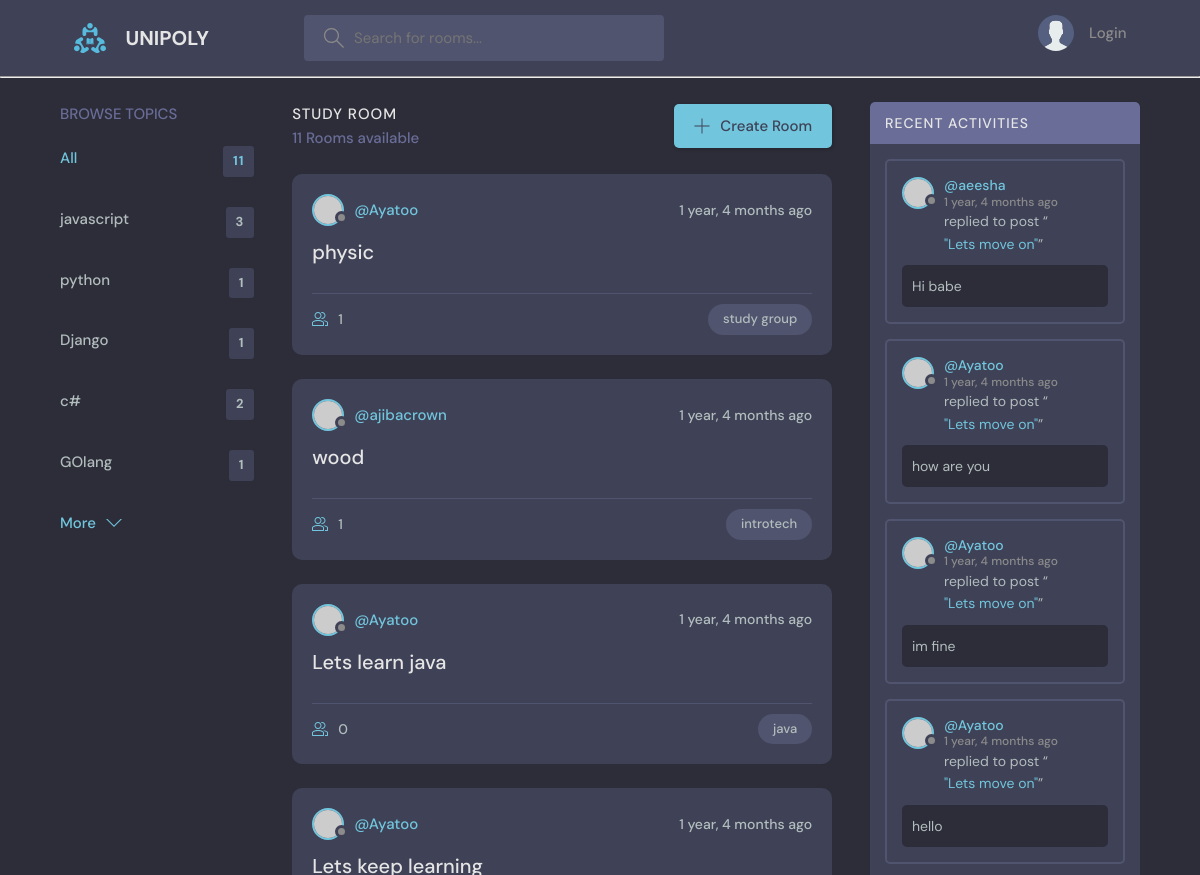
The app's page / (upper part), older data.
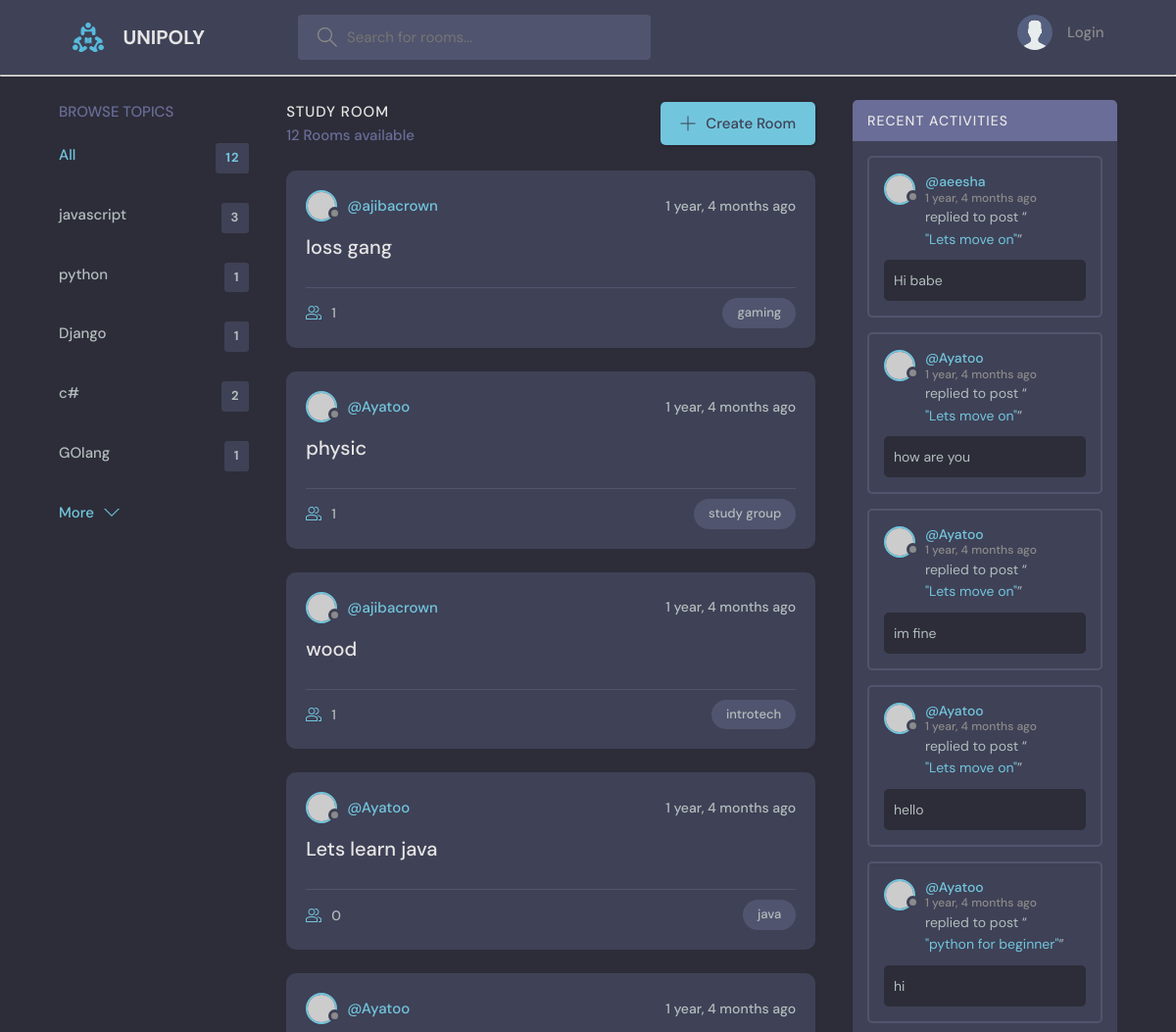
The same page, newer data.
### base/models.py (models this page shows, shortened)
class Topic(models.Model):
    name = models.CharField(max_length=200)
    def __str__(self):
        return self.name

class Room(models.Model):
    host = models.ForeignKey(User, on_delete=models.SET_NULL, null=True)
    participants = models.ManyToManyField(User, related_name='participants', blank=True)
    topic = models.ForeignKey(Topic, on_delete=models.SET_NULL, null=True)
    question = models.TextField(null=True, blank=True)
    answer = models.CharField(max_length=255, null=True, blank=True, default=' ')
    name = models.CharField(max_length=200)
    description = models.TextField(null=True, blank=True)
    updated = models.DateTimeField(auto_now=True)
    created = models.DateTimeField(auto_now_add=True)
    slug = models.SlugField(blank=True)
    class Meta:
        ordering = ["-updated", '-created']
    def __str__(self):
        return self.name

class Message(models.Model):
    user = models.ForeignKey(User, on_delete=models.CASCADE)
    room = models.ForeignKey(Room, on_delete=models.CASCADE)
    body = models.TextField(null=False)
    updated = models.DateTimeField(auto_now=True)
    created = models.DateTimeField(auto_now_add=True)
    class Meta:
        ordering = ["updated", 'created']
    def __str__(self):
        return self.body[0:50]

### base/views.py (the view)
# urls.py: path('', views.home, name = "home"),
def home(request):
    q = request.GET.get('q') if request.GET.get('q') != None else ''
    rooms = Room.objects.filter(Q(topic__name__icontains=q) |
            Q(name__icontains=q) |
            Q(description__icontains=q)
        )
    room_messages = Message.objects.all()
    room_count = rooms.count
    topics = Topic.objects.all()[0:5]
    context = {"rooms": rooms, 'topics': topics, 'room_count': room_count, "room_messages": room_messages}
    return render(request, 'base/home.html', context)

### base/templates/base/home.html (shortened to what this page needs)
{% extends 'main.html' %}
{% block content %}
    <main class="layout layout--3">
      <div class="container">
        {% include "base/topics.html" %}
        <div class="roomList">
          <div class="roomList__header">
            <div>
              <h2>Study Room</h2>
              <p>{{room_count}} Rooms available</p>
            </div>
            <a class="btn btn--main" href="{% url 'createroom'%}">
              <svg version="1.1" xmlns="http://www.w3.org/2000/svg" width="32" height="32" viewBox="0 0 32 32">
                <title>add</title>
                <path
                  d="M16.943 0.943h-1.885v14.115h-14.115v1.885h14.115v14.115h1.885v-14.115h14.115v-1.885h-14.115v-14.115z"
                ></path>
              </svg>
              Create Room
            </a>
          </div>
          {% include "base/feed.html" %}
        </div>
        <div class="activities">
          {% include "base/recent_activity.html" %}
        </div>
      </div>
    </main>
    {% endblock %}

### base/templates/base/topics.html
<div class="topics">
    <div class="topics__header">
      <h2>Browse Topics</h2>
    </div>
    <ul class="topics__list">
      <li>
        <a href="{% url 'home' %}" class="active">All <span>{{rooms.count}}</span></a>
      </li>
      {% for topic in topics%}
      <li>
        <a href="{% url 'home' %}?q={{topic.name}}">{{topic.name}} <span>{{topic.room_set.all.count}}</span></a>
      </li>
      {% endfor %}
    </ul>
    <a class="btn btn--link" href="{% url 'topics' %}">
      More
      <svg version="1.1" xmlns="http://www.w3.org/2000/svg" width="32" height="32" viewBox="0 0 32 32">
        <title>chevron-down</title>
        <path d="M16 21l-13-13h-3l16 16 16-16h-3l-13 13z"></path>
      </svg>
    </a>
  </div>

### base/templates/base/feed.html (shortened to what this page needs)
{% for room in rooms %}
<div class="roomListRoom">
    <div class="roomListRoom__header">
      <a href="{% url 'userprofile' room.host.id %}" class="roomListRoom__author">
        <div class="avatar avatar--small">
          <img src="https://randomuser.me/api/portraits/women/11.jpg" />
        </div>
        <span>@{{room.host.username}}</span>
      </a>
      <div class="roomListRoom__actions">
        <span>{{room.created|timesince}} ago</span>
      </div>
    </div>
    <div class="roomListRoom__content">
      <a href="{% url 'room' room.id %}">{{room.name}}</a>
    </div>
    <div class="roomListRoom__meta">
      <a href="{% url 'room' room.id %}" class="roomListRoom__joined">
        {{room.participants.all.count}}
      </a>
      <p class="roomListRoom__topic">{{room.topic}}</p>
    </div>
  </div>
  {% endfor %}

### base/templates/base/recent_activity.html (shortened to what this page needs)
<div class="activities">
    <div class="activities__header">
      <h2>Recent Activities</h2>
    </div>
 {% for message in room_messages %}
    <div class="activities__box">
      <div class="activities__boxHeader roomListRoom__header">
        <a href="{% url 'userprofile' message.user.id %}" class="roomListRoom__author">
          <div class="avatar avatar--small">
            <img src="https://randomuser.me/api/portraits/women/11.jpg" />
          </div>
          <p>
            @{{message.user.username}}
            <span>{{message.created|timesince}} ago</span>
          </p>
        </a>
    </div>
      <div class="activities__boxContent">
        <p>replied to post “<a href="{% url 'room' message.room.id %}">"{{message.room}}"</a>”</p>
        <div class="activities__boxRoomContent">
          {{message}}
        </div>
      </div>
    </div>
{%endfor%}
  </div>

Row changes from the older to the newer data that the page shows:
added Room: host.username "ajibacrown", created "1 year, 4 months", name "loss gang", participants.all.count "1", topic "gaming"
now on this page (row unchanged): Message: user.username "Ayatoo", created "1 year, 4 months", room "python for beginner", body "hi"
Text that changed along with them:
{{ rooms.count }}: "11" → "12"
{{ room_count }}: "11" → "12"
